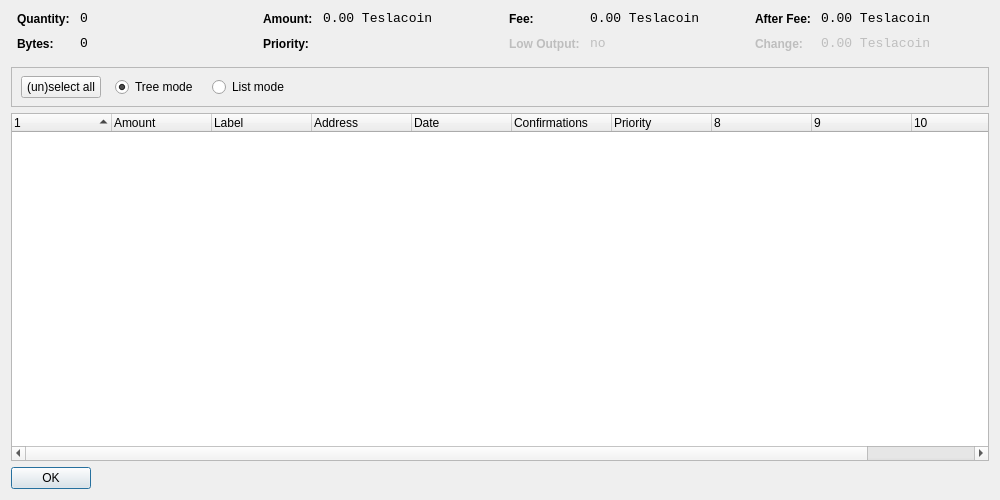
<?xml version="1.0" encoding="UTF-8"?>
<ui version="4.0">
 <class>CoinControlDialog</class>
 <widget class="QDialog" name="CoinControlDialog">
  <property name="geometry">
   <rect>
    <x>0</x>
    <y>0</y>
    <width>1000</width>
    <height>500</height>
   </rect>
  </property>
  <property name="windowTitle">
   <string>Coin Control</string>
  </property>
  <layout class="QVBoxLayout" name="verticalLayout">
   <item>
    <layout class="QHBoxLayout" name="horizontalLayoutTop" stretch="0,0,0,0">
     <property name="topMargin">
      <number>0</number>
     </property>
     <property name="bottomMargin">
      <number>10</number>
     </property>
     <item>
      <layout class="QFormLayout" name="formLayoutCoinControl1">
       <property name="horizontalSpacing">
        <number>10</number>
       </property>
       <property name="verticalSpacing">
        <number>10</number>
       </property>
       <property name="leftMargin">
        <number>6</number>
       </property>
       <property name="rightMargin">
        <number>6</number>
       </property>
       <item row="0" column="0">
        <widget class="QLabel" name="labelCoinControlQuantityText">
         <property name="styleSheet">
          <string notr="true">font-weight:bold;</string>
         </property>
         <property name="text">
          <string>Quantity:</string>
         </property>
        </widget>
       </item>
       <item row="0" column="1">
        <widget class="QLabel" name="labelCoinControlQuantity">
         <property name="font">
          <font>
           <family>Monospace</family>
           <pointsize>10</pointsize>
          </font>
         </property>
         <property name="cursor">
          <cursorShape>IBeamCursor</cursorShape>
         </property>
         <property name="contextMenuPolicy">
          <enum>Qt::ActionsContextMenu</enum>
         </property>
         <property name="text">
          <string>0</string>
         </property>
         <property name="textInteractionFlags">
          <set>Qt::LinksAccessibleByMouse|Qt::TextSelectableByKeyboard|Qt::TextSelectableByMouse</set>
         </property>
        </widget>
       </item>
       <item row="1" column="0">
        <widget class="QLabel" name="labelCoinControlBytesText">
         <property name="styleSheet">
          <string notr="true">font-weight:bold;</string>
         </property>
         <property name="text">
          <string>Bytes:</string>
         </property>
        </widget>
       </item>
       <item row="1" column="1">
        <widget class="QLabel" name="labelCoinControlBytes">
         <property name="font">
          <font>
           <family>Monospace</family>
           <pointsize>10</pointsize>
          </font>
         </property>
         <property name="cursor">
          <cursorShape>IBeamCursor</cursorShape>
         </property>
         <property name="contextMenuPolicy">
          <enum>Qt::ActionsContextMenu</enum>
         </property>
         <property name="text">
          <string>0</string>
         </property>
         <property name="textInteractionFlags">
          <set>Qt::LinksAccessibleByMouse|Qt::TextSelectableByKeyboard|Qt::TextSelectableByMouse</set>
         </property>
        </widget>
       </item>
      </layout>
     </item>
     <item>
      <layout class="QFormLayout" name="formLayoutCoinControl2">
       <property name="horizontalSpacing">
        <number>10</number>
       </property>
       <property name="verticalSpacing">
        <number>10</number>
       </property>
       <property name="leftMargin">
        <number>6</number>
       </property>
       <property name="rightMargin">
        <number>6</number>
       </property>
       <item row="0" column="0">
        <widget class="QLabel" name="labelCoinControlAmountText">
         <property name="styleSheet">
          <string notr="true">font-weight:bold;</string>
         </property>
         <property name="text">
          <string>Amount:</string>
         </property>
        </widget>
       </item>
       <item row="0" column="1">
        <widget class="QLabel" name="labelCoinControlAmount">
         <property name="font">
          <font>
           <family>Monospace</family>
           <pointsize>10</pointsize>
          </font>
         </property>
         <property name="cursor">
          <cursorShape>IBeamCursor</cursorShape>
         </property>
         <property name="contextMenuPolicy">
          <enum>Qt::ActionsContextMenu</enum>
         </property>
         <property name="text">
          <string>0.00 Teslacoin</string>
         </property>
         <property name="textInteractionFlags">
          <set>Qt::LinksAccessibleByMouse|Qt::TextSelectableByKeyboard|Qt::TextSelectableByMouse</set>
         </property>
        </widget>
       </item>
       <item row="1" column="0">
        <widget class="QLabel" name="labelCoinControlPriorityText">
         <property name="styleSheet">
          <string notr="true">font-weight:bold;</string>
         </property>
         <property name="text">
          <string>Priority:</string>
         </property>
        </widget>
       </item>
       <item row="1" column="1">
        <widget class="QLabel" name="labelCoinControlPriority">
         <property name="font">
          <font>
           <family>Monospace</family>
           <pointsize>10</pointsize>
          </font>
         </property>
         <property name="cursor">
          <cursorShape>IBeamCursor</cursorShape>
         </property>
         <property name="contextMenuPolicy">
          <enum>Qt::ActionsContextMenu</enum>
         </property>
         <property name="text">
          <string/>
         </property>
         <property name="textInteractionFlags">
          <set>Qt::LinksAccessibleByMouse|Qt::TextSelectableByKeyboard|Qt::TextSelectableByMouse</set>
         </property>
        </widget>
       </item>
      </layout>
     </item>
     <item>
      <layout class="QFormLayout" name="formLayoutCoinControl3">
       <property name="horizontalSpacing">
        <number>10</number>
       </property>
       <property name="verticalSpacing">
        <number>10</number>
       </property>
       <property name="leftMargin">
        <number>6</number>
       </property>
       <property name="rightMargin">
        <number>6</number>
       </property>
       <item row="0" column="0">
        <widget class="QLabel" name="labelCoinControlFeeText">
         <property name="styleSheet">
          <string notr="true">font-weight:bold;</string>
         </property>
         <property name="text">
          <string>Fee:</string>
         </property>
        </widget>
       </item>
       <item row="0" column="1">
        <widget class="QLabel" name="labelCoinControlFee">
         <property name="font">
          <font>
           <family>Monospace</family>
           <pointsize>10</pointsize>
          </font>
         </property>
         <property name="cursor">
          <cursorShape>IBeamCursor</cursorShape>
         </property>
         <property name="contextMenuPolicy">
          <enum>Qt::ActionsContextMenu</enum>
         </property>
         <property name="text">
          <string>0.00 Teslacoin</string>
         </property>
         <property name="textInteractionFlags">
          <set>Qt::LinksAccessibleByMouse|Qt::TextSelectableByKeyboard|Qt::TextSelectableByMouse</set>
         </property>
        </widget>
       </item>
       <item row="1" column="0">
        <widget class="QLabel" name="labelCoinControlLowOutputText">
         <property name="enabled">
          <bool>false</bool>
         </property>
         <property name="styleSheet">
          <string notr="true">font-weight:bold;</string>
         </property>
         <property name="text">
          <string>Low Output:</string>
         </property>
        </widget>
       </item>
       <item row="1" column="1">
        <widget class="QLabel" name="labelCoinControlLowOutput">
         <property name="enabled">
          <bool>false</bool>
         </property>
         <property name="font">
          <font>
           <family>Monospace</family>
           <pointsize>10</pointsize>
          </font>
         </property>
         <property name="cursor">
          <cursorShape>IBeamCursor</cursorShape>
         </property>
         <property name="contextMenuPolicy">
          <enum>Qt::ActionsContextMenu</enum>
         </property>
         <property name="text">
          <string>no</string>
         </property>
         <property name="textInteractionFlags">
          <set>Qt::LinksAccessibleByMouse|Qt::TextSelectableByKeyboard|Qt::TextSelectableByMouse</set>
         </property>
        </widget>
       </item>
      </layout>
     </item>
     <item>
      <layout class="QFormLayout" name="formLayoutCoinControl4">
       <property name="horizontalSpacing">
        <number>10</number>
       </property>
       <property name="verticalSpacing">
        <number>10</number>
       </property>
       <property name="leftMargin">
        <number>6</number>
       </property>
       <property name="rightMargin">
        <number>6</number>
       </property>
       <item row="0" column="0">
        <widget class="QLabel" name="labelCoinControlAfterFeeText">
         <property name="styleSheet">
          <string notr="true">font-weight:bold;</string>
         </property>
         <property name="text">
          <string>After Fee:</string>
         </property>
        </widget>
       </item>
       <item row="0" column="1">
        <widget class="QLabel" name="labelCoinControlAfterFee">
         <property name="font">
          <font>
           <family>Monospace</family>
           <pointsize>10</pointsize>
          </font>
         </property>
         <property name="cursor">
          <cursorShape>IBeamCursor</cursorShape>
         </property>
         <property name="contextMenuPolicy">
          <enum>Qt::ActionsContextMenu</enum>
         </property>
         <property name="text">
          <string>0.00 Teslacoin</string>
         </property>
         <property name="textInteractionFlags">
          <set>Qt::LinksAccessibleByMouse|Qt::TextSelectableByKeyboard|Qt::TextSelectableByMouse</set>
         </property>
        </widget>
       </item>
       <item row="1" column="0">
        <widget class="QLabel" name="labelCoinControlChangeText">
         <property name="enabled">
          <bool>false</bool>
         </property>
         <property name="styleSheet">
          <string notr="true">font-weight:bold;</string>
         </property>
         <property name="text">
          <string>Change:</string>
         </property>
        </widget>
       </item>
       <item row="1" column="1">
        <widget class="QLabel" name="labelCoinControlChange">
         <property name="enabled">
          <bool>false</bool>
         </property>
         <property name="font">
          <font>
           <family>Monospace</family>
           <pointsize>10</pointsize>
          </font>
         </property>
         <property name="cursor">
          <cursorShape>IBeamCursor</cursorShape>
         </property>
         <property name="contextMenuPolicy">
          <enum>Qt::ActionsContextMenu</enum>
         </property>
         <property name="text">
          <string>0.00 Teslacoin</string>
         </property>
         <property name="textInteractionFlags">
          <set>Qt::LinksAccessibleByMouse|Qt::TextSelectableByKeyboard|Qt::TextSelectableByMouse</set>
         </property>
        </widget>
       </item>
      </layout>
     </item>
    </layout>
   </item>
   <item>
    <widget class="QFrame" name="frame">
     <property name="minimumSize">
      <size>
       <width>0</width>
       <height>40</height>
      </size>
     </property>
     <property name="frameShape">
      <enum>QFrame::StyledPanel</enum>
     </property>
     <property name="frameShadow">
      <enum>QFrame::Sunken</enum>
     </property>
     <widget class="QWidget" name="horizontalLayoutWidget">
      <property name="geometry">
       <rect>
        <x>10</x>
        <y>0</y>
        <width>781</width>
        <height>41</height>
       </rect>
      </property>
      <layout class="QHBoxLayout" name="horizontalLayoutPanel" stretch="0,0,0,0,0">
       <property name="spacing">
        <number>14</number>
       </property>
       <item>
        <widget class="QPushButton" name="pushButtonSelectAll">
         <property name="sizePolicy">
          <sizepolicy hsizetype="Maximum" vsizetype="Fixed">
           <horstretch>0</horstretch>
           <verstretch>0</verstretch>
          </sizepolicy>
         </property>
         <property name="text">
          <string>(un)select all</string>
         </property>
        </widget>
       </item>
       <item>
        <widget class="QRadioButton" name="radioTreeMode">
         <property name="sizePolicy">
          <sizepolicy hsizetype="Maximum" vsizetype="Fixed">
           <horstretch>0</horstretch>
           <verstretch>0</verstretch>
          </sizepolicy>
         </property>
         <property name="text">
          <string>Tree mode</string>
         </property>
         <property name="checked">
          <bool>true</bool>
         </property>
        </widget>
       </item>
       <item>
        <widget class="QRadioButton" name="radioListMode">
         <property name="sizePolicy">
          <sizepolicy hsizetype="Maximum" vsizetype="Fixed">
           <horstretch>0</horstretch>
           <verstretch>0</verstretch>
          </sizepolicy>
         </property>
         <property name="text">
          <string>List mode</string>
         </property>
        </widget>
       </item>
<!--       <item>
        <widget class="QLabel" name="labelLocked">
         <property name="text">
          <string>(1 locked)</string>
         </property>
        </widget>
       </item>
-->
       <item>
        <spacer name="horizontalSpacer">
         <property name="orientation">
          <enum>Qt::Horizontal</enum>
         </property>
         <property name="sizeHint" stdset="0">
          <size>
           <width>40</width>
           <height>20</height>
          </size>
         </property>
        </spacer>
       </item>
      </layout>
     </widget>
    </widget>
   </item>
   <item>
    <widget class="CoinControlTreeWidget" name="treeWidget">
     <property name="contextMenuPolicy">
      <enum>Qt::CustomContextMenu</enum>
     </property>
     <property name="sortingEnabled">
      <bool>false</bool>
     </property>
     <property name="columnCount">
      <number>11</number>
     </property>
     <attribute name="headerShowSortIndicator" stdset="0">
      <bool>true</bool>
     </attribute>
     <attribute name="headerStretchLastSection">
      <bool>false</bool>
     </attribute>
     <column>
      <property name="text">
       <string/>
      </property>
     </column>
     <column>
      <property name="text">
       <string>Amount</string>
      </property>
     </column>
     <column>
      <property name="text">
       <string notr="true">Label</string>
      </property>
     </column>
     <column>
      <property name="text">
       <string>Address</string>
      </property>
     </column>
     <column>
      <property name="text">
       <string>Date</string>
      </property>
     </column>
     <column>
      <property name="text">
       <string>Confirmations</string>
      </property>
      <property name="toolTip">
       <string>Confirmed</string>
      </property>
     </column>
     <column>
      <property name="text">
       <string>Priority</string>
      </property>
     </column>
     <column>
      <property name="text">
       <string/>
      </property>
     </column>
     <column>
      <property name="text">
       <string/>
      </property>
     </column>
     <column>
      <property name="text">
       <string/>
      </property>
     </column>
     <column>
      <property name="text">
       <string/>
      </property>
     </column>
    </widget>
   </item>
   <item>
    <widget class="QDialogButtonBox" name="buttonBox">
     <property name="sizePolicy">
      <sizepolicy hsizetype="Maximum" vsizetype="Fixed">
       <horstretch>0</horstretch>
       <verstretch>0</verstretch>
      </sizepolicy>
     </property>
     <property name="orientation">
      <enum>Qt::Horizontal</enum>
     </property>
     <property name="standardButtons">
      <set>QDialogButtonBox::Ok</set>
     </property>
    </widget>
   </item>
  </layout>
 </widget>
 <customwidgets>
  <customwidget>
   <class>CoinControlTreeWidget</class>
   <extends>QTreeWidget</extends>
   <header>coincontroltreewidget.h</header>
  </customwidget>
 </customwidgets>
 <resources/>
 <connections/>
</ui>
